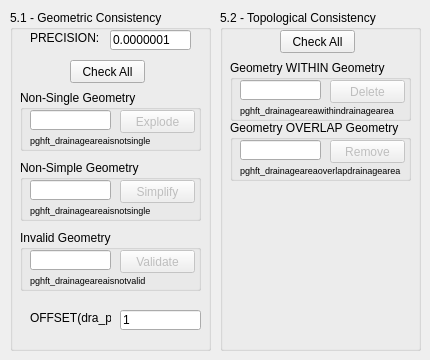
   <widget class="QWidget" name="tab_3">
    <attribute name="title">
     <string>Consist Drainage Area</string>
    </attribute>
    <widget class="QGroupBox" name="groupBox_19">
     <property name="geometry">
      <rect>
       <x>220</x>
       <y>10</y>
       <width>201</width>
       <height>341</height>
      </rect>
     </property>
     <property name="title">
      <string>5.2 - Topological Consistency</string>
     </property>
     <widget class="QGroupBox" name="groupBox_23">
      <property name="geometry">
       <rect>
        <x>10</x>
        <y>110</y>
        <width>181</width>
        <height>61</height>
       </rect>
      </property>
      <property name="title">
       <string>Geometry OVERLAP Geometry</string>
      </property>
      <widget class="QLineEdit" name="lineEdit_Check_DrainageAreaOverlapDrainageArea">
       <property name="geometry">
        <rect>
         <x>10</x>
         <y>20</y>
         <width>81</width>
         <height>20</height>
        </rect>
       </property>
      </widget>
      <widget class="QPushButton" name="pushButton_RemoveDrainageAreaOverlap">
       <property name="enabled">
        <bool>false</bool>
       </property>
       <property name="geometry">
        <rect>
         <x>100</x>
         <y>20</y>
         <width>75</width>
         <height>23</height>
        </rect>
       </property>
       <property name="text">
        <string>Remove</string>
       </property>
      </widget>
      <widget class="QLabel" name="label_57">
       <property name="geometry">
        <rect>
         <x>10</x>
         <y>40</y>
         <width>171</width>
         <height>20</height>
        </rect>
       </property>
       <property name="font">
        <font>
         <pointsize>7</pointsize>
        </font>
       </property>
       <property name="text">
        <string>pghft_drainageareaoverlapdrainagearea</string>
       </property>
      </widget>
     </widget>
     <widget class="QGroupBox" name="groupBox_24">
      <property name="geometry">
       <rect>
        <x>10</x>
        <y>50</y>
        <width>181</width>
        <height>61</height>
       </rect>
      </property>
      <property name="title">
       <string>Geometry WITHIN Geometry</string>
      </property>
      <widget class="QLineEdit" name="lineEdit_Check_DrainageAreaWithinDrainageArea">
       <property name="geometry">
        <rect>
         <x>10</x>
         <y>20</y>
         <width>81</width>
         <height>20</height>
        </rect>
       </property>
      </widget>
      <widget class="QPushButton" name="pushButton_DeleteDrainageAreaWithinDrainageArea">
       <property name="enabled">
        <bool>false</bool>
       </property>
       <property name="geometry">
        <rect>
         <x>100</x>
         <y>20</y>
         <width>75</width>
         <height>23</height>
        </rect>
       </property>
       <property name="text">
        <string>Delete</string>
       </property>
      </widget>
      <widget class="QLabel" name="label_56">
       <property name="geometry">
        <rect>
         <x>10</x>
         <y>40</y>
         <width>161</width>
         <height>20</height>
        </rect>
       </property>
       <property name="font">
        <font>
         <pointsize>7</pointsize>
        </font>
       </property>
       <property name="text">
        <string>pghft_drainageareawithindrainagearea</string>
       </property>
      </widget>
     </widget>
     <widget class="QPushButton" name="pushButton_Check_DrainageAreaTopologyConsistencies">
      <property name="geometry">
       <rect>
        <x>60</x>
        <y>20</y>
        <width>75</width>
        <height>23</height>
       </rect>
      </property>
      <property name="text">
       <string>Check All</string>
      </property>
     </widget>
    </widget>
    <widget class="QGroupBox" name="groupBox_10">
     <property name="geometry">
      <rect>
       <x>10</x>
       <y>10</y>
       <width>201</width>
       <height>341</height>
      </rect>
     </property>
     <property name="title">
      <string>5.1 - Geometric Consistency</string>
     </property>
     <widget class="QGroupBox" name="groupBox_44">
      <property name="geometry">
       <rect>
        <x>10</x>
        <y>150</y>
        <width>181</width>
        <height>61</height>
       </rect>
      </property>
      <property name="title">
       <string>Non-Simple Geometry</string>
      </property>
      <widget class="QPushButton" name="pushButton_MakeDrainageAreaSimple">
       <property name="enabled">
        <bool>false</bool>
       </property>
       <property name="geometry">
        <rect>
         <x>100</x>
         <y>20</y>
         <width>75</width>
         <height>23</height>
        </rect>
       </property>
       <property name="text">
        <string>Simplify</string>
       </property>
      </widget>
      <widget class="QLineEdit" name="lineEdit_Check_DrainageAreaIsNotSimple">
       <property name="geometry">
        <rect>
         <x>10</x>
         <y>20</y>
         <width>81</width>
         <height>20</height>
        </rect>
       </property>
      </widget>
      <widget class="QLabel" name="label_53">
       <property name="geometry">
        <rect>
         <x>10</x>
         <y>40</y>
         <width>161</width>
         <height>20</height>
        </rect>
       </property>
       <property name="font">
        <font>
         <pointsize>7</pointsize>
        </font>
       </property>
       <property name="text">
        <string>pghft_drainageareaisnotsingle</string>
       </property>
      </widget>
     </widget>
     <widget class="QGroupBox" name="groupBox_45">
      <property name="geometry">
       <rect>
        <x>10</x>
        <y>220</y>
        <width>181</width>
        <height>61</height>
       </rect>
      </property>
      <property name="title">
       <string>Invalid Geometry</string>
      </property>
      <widget class="QPushButton" name="pushButton_MakeDrainageAreaValid">
       <property name="enabled">
        <bool>false</bool>
       </property>
       <property name="geometry">
        <rect>
         <x>100</x>
         <y>20</y>
         <width>75</width>
         <height>23</height>
        </rect>
       </property>
       <property name="text">
        <string>Validate</string>
       </property>
      </widget>
      <widget class="QLineEdit" name="lineEdit_Check_DrainageAreaIsNotValid">
       <property name="geometry">
        <rect>
         <x>10</x>
         <y>20</y>
         <width>81</width>
         <height>20</height>
        </rect>
       </property>
      </widget>
      <widget class="QLabel" name="label_54">
       <property name="geometry">
        <rect>
         <x>10</x>
         <y>40</y>
         <width>161</width>
         <height>20</height>
        </rect>
       </property>
       <property name="font">
        <font>
         <pointsize>7</pointsize>
        </font>
       </property>
       <property name="text">
        <string>pghft_drainageareaisnotvalid</string>
       </property>
      </widget>
     </widget>
     <widget class="QLineEdit" name="lineEdit_DrainageAreaPrecision">
      <property name="geometry">
       <rect>
        <x>100</x>
        <y>20</y>
        <width>81</width>
        <height>20</height>
       </rect>
      </property>
      <property name="text">
       <string>0.0000001</string>
      </property>
     </widget>
     <widget class="QLabel" name="label_33">
      <property name="geometry">
       <rect>
        <x>20</x>
        <y>20</y>
        <width>81</width>
        <height>16</height>
       </rect>
      </property>
      <property name="text">
       <string>PRECISION:</string>
      </property>
     </widget>
     <widget class="QLineEdit" name="lineEdit_DrainageAreaOffset">
      <property name="geometry">
       <rect>
        <x>110</x>
        <y>300</y>
        <width>81</width>
        <height>20</height>
       </rect>
      </property>
      <property name="text">
       <string>1</string>
      </property>
     </widget>
     <widget class="QLabel" name="label_34">
      <property name="geometry">
       <rect>
        <x>20</x>
        <y>300</y>
        <width>81</width>
        <height>16</height>
       </rect>
      </property>
      <property name="text">
       <string>OFFSET(dra_pk):</string>
      </property>
     </widget>
     <widget class="QPushButton" name="pushButton_Check_DrainageAreaGeometryConsistencies">
      <property name="geometry">
       <rect>
        <x>60</x>
        <y>50</y>
        <width>75</width>
        <height>23</height>
       </rect>
      </property>
      <property name="text">
       <string>Check All</string>
      </property>
     </widget>
     <widget class="QGroupBox" name="groupBox_43">
      <property name="geometry">
       <rect>
        <x>10</x>
        <y>80</y>
        <width>181</width>
        <height>61</height>
       </rect>
      </property>
      <property name="title">
       <string>Non-Single Geometry</string>
      </property>
      <widget class="QPushButton" name="pushButton_ExplodeDrainageArea">
       <property name="enabled">
        <bool>false</bool>
       </property>
       <property name="geometry">
        <rect>
         <x>100</x>
         <y>20</y>
         <width>75</width>
         <height>23</height>
        </rect>
       </property>
       <property name="text">
        <string>Explode</string>
       </property>
      </widget>
      <widget class="QLineEdit" name="lineEdit_Check_DrainageAreaIsNotSingle">
       <property name="geometry">
        <rect>
         <x>10</x>
         <y>20</y>
         <width>81</width>
         <height>20</height>
        </rect>
       </property>
      </widget>
      <widget class="QLabel" name="label_55">
       <property name="geometry">
        <rect>
         <x>10</x>
         <y>40</y>
         <width>161</width>
         <height>20</height>
        </rect>
       </property>
       <property name="font">
        <font>
         <pointsize>7</pointsize>
        </font>
       </property>
       <property name="text">
        <string>pghft_drainageareaisnotsingle</string>
       </property>
      </widget>
     </widget>
    </widget>
   </widget>
